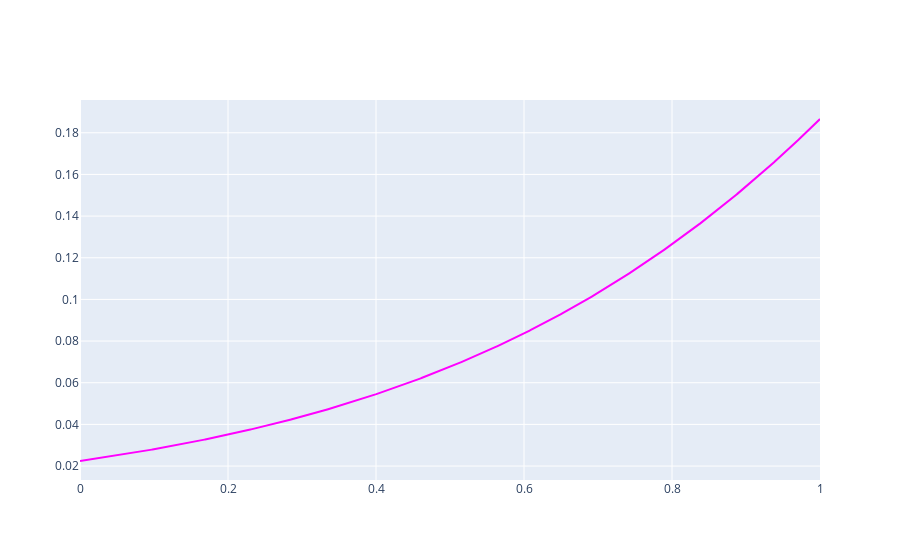

Notebook code for this chart:
### Code cell
import numpy as np
import plotly.graph_objects as go

import math

def sigmoid(x, base = 2.71828, a = 1):
    return 1 / (1 + a*(base**(-x)))

def inverse_sigmoid(y, base = 2.71828, a = 1):
    return -np.log((1/y - 1) / a) / np.log(base) 

def leak_lambda(i, b):
    return expit(i + b)

fig = go.Figure()

leak_zero = 0.05
base = 100
a=.01
b = inverse_sigmoid(leak_zero, base, a)


x = np.linspace(0, 1, 1000)

y = [sigmoid(i + b, base=10) for i in x]

fig.add_trace(go.Scatter(x=x, y=y,
    fill=None,
    mode='lines',
    line_color='magenta',
     name="Average Curve"
    ))




fig.show()

### Figure 1 — Plotly figure (JSON) as saved in the notebook; plotly's stock layout.template omitted (floating-point values rounded to 4 significant figures; data arrays with more than 128 entries replaced by an {"elided": "..."} marker saying what was removed)
{"data": [{"line": {"color": "magenta"}, "mode": "lines", "name": "Average Curve", "type": "scatter", "x": {"elided": "1000 float values"}, "y": {"elided": "1000 float values"}}], "layout": {}}
